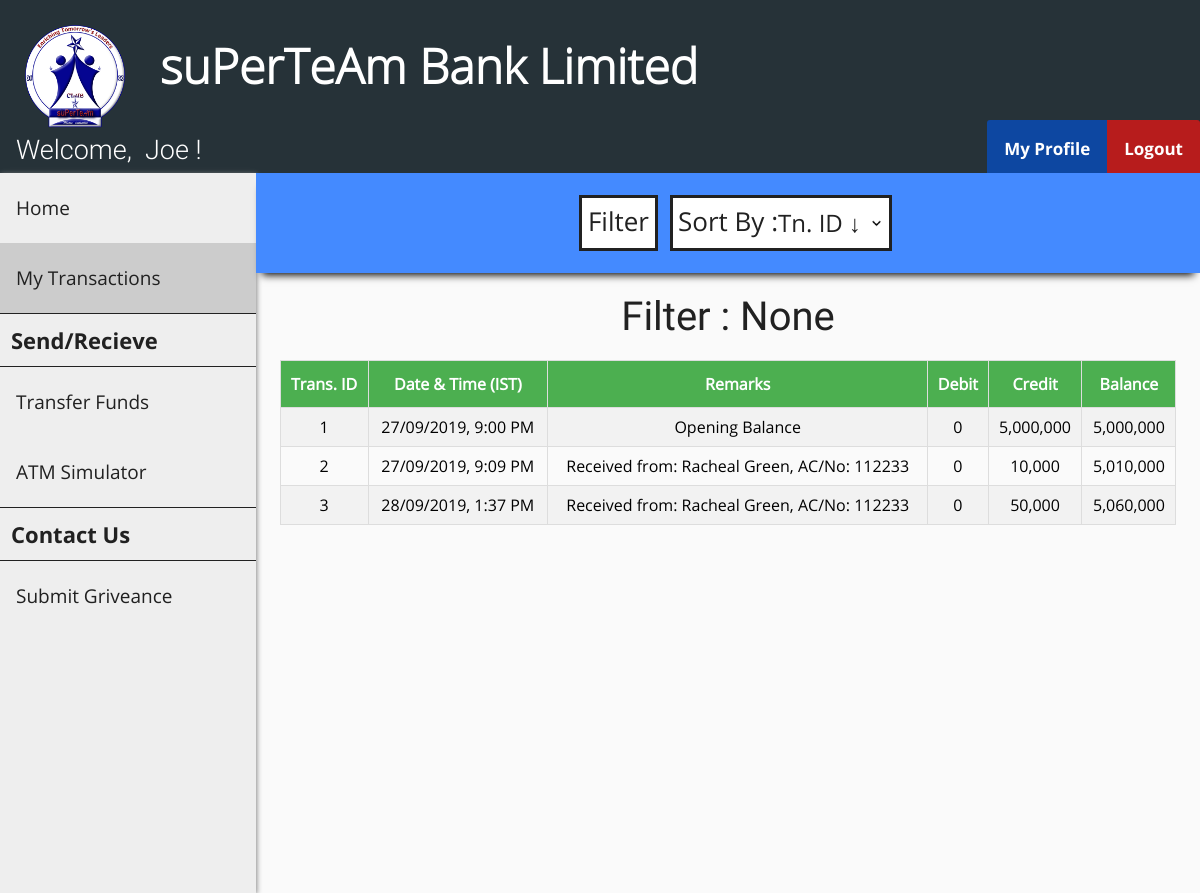
Screenshot of /customer_transactions.php (signed in) with the database file from the repository.
### tables this page shows
CREATE TABLE `customer` (
  `cust_id` int(11) NOT NULL,
  `first_name` varchar(30) DEFAULT NULL,
  `last_name` varchar(30) DEFAULT NULL,
  `gender` varchar(10) DEFAULT NULL,
  `dob` date DEFAULT NULL,
  `aadhar_no` int(11) DEFAULT NULL,
  `email` varchar(30) DEFAULT NULL,
  `phone_no` varchar(20) DEFAULT NULL,
  `address` varchar(255) DEFAULT NULL,
  `branch` varchar(30) DEFAULT NULL,
  `account_no` int(11) DEFAULT NULL,
  `pin` int(4) DEFAULT NULL,
  `uname` varchar(30) DEFAULT NULL,
  `pwd` varchar(30) DEFAULT NULL
);

CREATE TABLE `passbook1` (
  `trans_id` int(11) NOT NULL,
  `trans_date` datetime DEFAULT NULL,
  `remarks` varchar(255) DEFAULT NULL,
  `debit` int(11) DEFAULT NULL,
  `credit` int(11) DEFAULT NULL,
  `balance` int(11) DEFAULT NULL
);

### customer_transactions.php (the view, shortened to what this page needs)
<?php
    include "connect.php";
    include "header.php";
    include "customer_navbar.php";
    include "customer_sidebar.php";
    if (isset($_SESSION['loggedIn_cust_id'])) {
        $sql0 = "SELECT * FROM passbook".$_SESSION['loggedIn_cust_id'];
    }
    $filter_indicator = "None";
?>
<!DOCTYPE html>
<html>
<head>
    <link rel="stylesheet" href="transactions_style.css">
</head>
<body>
    <div class="search-bar-wrapper">
        <div class="search-bar" id="the-search-bar">
            <div class="flex-item-search-bar" id="fi-search-bar">
                <button id="search" onclick="document.getElementById('id01').style.display='block'">Filter</button>
                <div class="flex-item-by">
                    <label id="sort">Sort By :</label>
                </div>
                <div class="flex-item-search-by">
                    <select name="by" onChange="window.location.href=this.value">
                        <option selected disabled hidden>
                            <?php if (empty($_GET['sort'])) {?>Tn. ID &darr;<?php } ?>
                        </option>
                    </select>
                </div>
            </div>
        </div>
    </div>
    <div class="flex-container">
        <p id="none">Filter : <?php echo $filter_indicator ?></p>
    </div>
    <div class="flex-container">
        <?php
            $result = $conn->query($sql0);
            if ($result->num_rows > 0) {?>
                <table id="transactions">
                    <tr>
                        <th>Trans. ID</th>
                        <th>Date & Time (IST)</th>
                        <th>Remarks</th>
                        <th>Debit </th>
                        <th>Credit </th>
                        <th>Balance </th>
                    </tr>
        <?php
            while($row = $result->fetch_assoc()) {?>
                    <tr>
                        <td><?php echo $row["trans_id"]; ?></td>
                        <td>
                            <?php
                                $time = strtotime($row["trans_date"]);
                                $sanitized_time = date("d/m/Y, g:i A", $time);
                                echo $sanitized_time;
                             ?>
                        </td>
                        <td><?php echo $row["remarks"]; ?></td>
                        <td><?php echo number_format($row["debit"]); ?></td>
                        <td><?php echo number_format($row["credit"]); ?></td>
                        <td><?php echo number_format($row["balance"]); ?></td>
                    </tr>
            <?php } ?>
            </table>
            <?php
            } else {  ?>
                <p id="none"> No results found :(</p>
            <?php }
            $conn->close(); ?>
    </div>
</body>
</html>

### header.php (shortened to what this page needs)
<!DOCTYPE html>
<html>
<head>
    <link rel="stylesheet" href="header_style.css">
</head>
<body>
    <div class="flex-container-header">
        <div class="flex-item-header">
            <img src="images/sLogos.png" onclick="eEgg_func()" width="130" height="130">
        </div>
        <div class="flex-item-header">
            <h1>suPerTeAm Bank Limited</h1>
        </div>
    </div>
</body>
</html>

### customer_navbar.php (shortened to what this page needs)
<?php
    include "connect.php";
    if (isset($_SESSION['loggedIn_cust_id'])) {
        $sql0 = "SELECT * FROM customer WHERE cust_id=".$_SESSION['loggedIn_cust_id'];
        $result = $conn->query($sql0);
        $row = $result->fetch_assoc();
    }
?>
<!DOCTYPE html>
<html>
<head>
    <link rel="stylesheet" href="user_navbar_style.css">
</head>
<body>
    <div class="nav-wrapper">
        <div class="topnav" id="theTopNav">
            <a id="user">Welcome, &nbsp<?php echo $row["first_name"]; ?> !</a>
            <a id="logout" href="logout_action.php" onclick="return confirm('Are you sure?')">Logout</a>
            <a id="profile" href="customer_profile.php">My Profile</a>
        </div>
    </div>
</body>
</html>

### customer_sidebar.php (shortened to what this page needs)
<!DOCTYPE html>
<html>
<head>
    <link rel="stylesheet" href="admin_sidebar_style.css">
</head>
<body>
    <div class="sidenav" id="theSideNav">
        <a href="customer_home.php">Home</a>
        <a href="customer_transactions.php">My Transactions</a>
        <a id="label">Send/Recieve</a>
        <a href="beneficiary.php">Transfer Funds</a>
        <a href="atm_simulator.php">ATM Simulator</a>
        <a id="label">Contact Us</a>
        <a href="contact.php">Submit Griveance</a>
    </div>
</body>
</html>

### header_style.css (style rules this page uses)
body { margin: 0; padding: 0; background-color: #FAFAFA; }
.flex-container-header { display: -webkit-flex; display: flex; width: auto; height: auto; background-color: #263238; }
.flex-item-header { width: auto; height: 100px; margin: 10px; }
h1 { font-family: OpenSans-Light; color: white; font-size: 3rem; line-height: 3rem; margin-top: calc((1.5rem - 2rem) + 2.5rem); margin-bottom: 1.5rem; }

### user_navbar_style.css (style rules this page uses)
.nav-wrapper { height: 53px; background: #333; }
.nav-wrapper .topnav { background-color: #263238; overflow: hidden; height: 53px; }
.topnav a[id="user"] { float: left; display: block; color: white; text-align: center; padding: 14px 16px; text-decoration: none; font-size: 27px; font-family: Roboto-Light; }
.topnav a[id="profile"] { float: right; display: block; color: white; text-align: center; padding: 17px 17px; text-decoration: none; font-size: 17px; font-family: OpenSans-Bold; background-color: #0D47A1; border-top-left-radius: 3px; }
.topnav a[id="logout"] { float: right; display: block; color: white; text-align: center; padding: 17px 17px; text-decoration: none; font-size: 17px; font-family: OpenSans-Bold; background-color: #b71c1c; border-top-right-radius: 3px; }

### admin_sidebar_style.css (style rules this page uses)
.sidenav { width: 256px; background-color: #eee; height: 90vh; float: left; overflow-y: auto; box-shadow: 1px 1px 5px #888888; }
.sidenav a { font-family: OpenSans-Regular; font-size: 19px; color: #212121; display: block; padding: 22px 16px; text-decoration: none; }
.sidenav a[id="label"] { font-family: OpenSans-Bold; font-size: 22px; color: #212121; display: block; padding: 11px; text-decoration: none; border-top: 1px solid #212121; border-bottom: 1px solid #212121; }
.sidenav a.active { background-color: #ccc; }

### transactions_style.css (style rules this page uses)
.flex-container { display: -webkit-flex; display: flex; margin-left: 256px; width: auto; height: auto; padding-top: 20px; flex-direction: column; overflow-x: auto; }
.search-bar-wrapper { height: 100px; }
.search-bar-wrapper .search-bar { display: -webkit-flex; display: flex; margin-left: 256px; position: relative; width: auto; height: 100px; flex-direction: column; background-color: #448AFF; box-shadow: 0 8px 8px -6px black; overflow: hidden; }
label[id="sort"] { display: block; float: left; color: #212121; font-family: OpenSans-Regular; font-size: 26px; background-color: white; border: 3px solid #212121; border-right: 0; margin: 12px; margin-right: 0px; height: 45px; padding-top: 5px; padding-left: 5px; }
select { font-family: OpenSans-Regular; color: #212121; font-size: 24px; background: url("images/down_arrow.png") 96% / 15% no-repeat #eee; -webkit-appearance: none; -moz-appearance: none; background-color: white; border: 3px solid #212121; border-left: 0; margin: 12px; margin-left: 0px; height: 56px; width: 115%; }
.flex-item-search-bar { display: -webkit-flex; display: flex; flex-direction: row; margin: auto; width: auto; height: auto; }
button[id="search"] { font-family: OpenSans-Regular; color: #212121; font-size: 26px; background-color: white; cursor: pointer; height: 40px; margin-top: 12px; padding-top: 5px; padding-bottom: 45px; border: 3px solid #212121; }
label { display: block; float: left; color: #212121; font-family: OpenSans-Bold; font-size: 20px; }
#transactions { font-family: OpenSans-Regular; border-collapse: collapse; width: 80%; margin: auto; }
@media screen and (max-width: 1280px) { #transactions { width: 95%; } }
#transactions td, #transactions th { text-align: center; border: 1px solid #ddd; padding: 8px; }
#transactions tr:nth-child(even) { background-color: #f2f2f2; }
#transactions th { padding-top: 12px; padding-bottom: 12px; background-color: #4CAF50; color: white; }
p[id="none"] { margin: auto; font-size: 40px; color: #212121; font-family: Roboto-Regular; }

### rows the page displays
customer: first_name "Joe"
passbook1: trans_id "1", trans_date "27/09/2019, 9:00 PM", remarks "Opening Balance", debit "0", credit "5,000,000", balance "5,000,000"
passbook1: trans_id "2", trans_date "27/09/2019, 9:09 PM", remarks "Received from: Racheal Green, AC/No: 112233", debit "0", credit "10,000", balance "5,010,000"
passbook1: trans_id "3", trans_date "28/09/2019, 1:37 PM", remarks "Received from: Racheal Green, AC/No: 112233", debit "0", credit "50,000", balance "5,060,000"

### other values shown
$filter_indicator "None"
